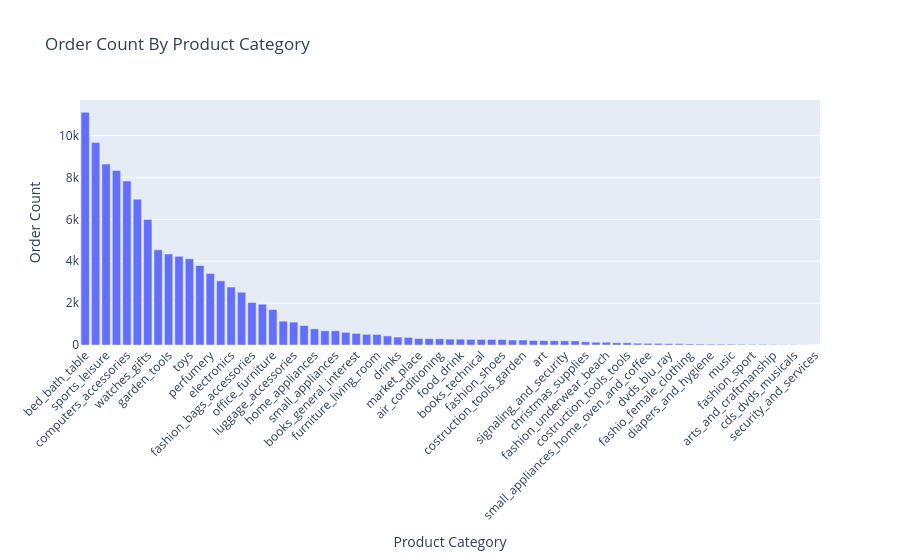

Notebook code for this chart:
### Code cell
import plotly.express as px

fig = px.bar(
    x = products_category_order.index,
    y = products_category_order["order_count"],
    title = "Order Count By Product Category",
    labels = {
        "x": "Product Category",
        "y": "Order Count"
    }
)

fig.update_layout(xaxis_tickangle=-45)

fig.show()

### Figure 1 — Plotly figure (JSON) as saved in the notebook; plotly's stock layout.template omitted (floating-point values rounded to 4 significant figures)
{"data": [{"alignmentgroup": "True", "hovertemplate": "Product Category=%{x}<br>Order Count=%{y}<extra></extra>", "legendgroup": "", "marker": {"color": "#636efa", "pattern": {"shape": ""}}, "name": "", "offsetgroup": "", "orientation": "v", "showlegend": false, "textposition": "auto", "type": "bar", "x": ["bed_bath_table", "health_beauty", "sports_leisure", "furniture_decor", "computers_accessories", "housewares", "watches_gifts", "telephony", "garden_tools", "auto", "toys", "cool_stuff", "perfumery", "baby", "electronics", "stationery", "fashion_bags_accessories", "pet_shop", "office_furniture", "consoles_games", "luggage_accessories", "construction_tools_construction", "home_appliances", "musical_instruments", "small_appliances", "home_construction", "books_general_interest", "food", "furniture_living_room", "home_confort", "drinks", "audio", "market_place", "construction_tools_lights", "air_conditioning", "kitchen_dining_laundry_garden_furniture", "food_drink", "industry_commerce_and_business", "books_technical", "fixed_telephony", "fashion_shoes", "home_appliances_2", "costruction_tools_garden", "agro_industry_and_commerce", "art", "computers", "signaling_and_security", "construction_tools_safety", "christmas_supplies", "fashion_male_clothing", "fashion_underwear_beach", "furniture_bedroom", "costruction_tools_tools", "tablets_printing_image", "small_appliances_home_oven_and_coffee", "cine_photo", "dvds_blu_ray", "books_imported", "fashio_female_clothing", "party_supplies", "diapers_and_hygiene", "furniture_mattress_and_upholstery", "music", "flowers", "fashion_sport", "home_comfort_2", "arts_and_craftmanship", "la_cuisine", "cds_dvds_musicals", "fashion_childrens_clothes", "security_and_services"], "xaxis": "x", "y": [11115, 9670, 8641, 8334, 7827, 6964, 5991, 4545, 4347, 4235, 4117, 3796, 3419, 3064, 2767, 2517, 2031, 1947, 1691, 1137, 1092, 929, 771, 680, 679, 604, 553, 510, 503, 434, 379, 364, 311, 304, 297, 281, 278, 268, 267, 264, 262, 238, 238, 212, 209, 203, 199, 194, 153, 132, 131, 109, 103, 83, 76, 72, 64, 60, 48, 43, 39, 38, 38, 33, 30, 30, 24, 14, 14, 8, 2], "yaxis": "y"}], "layout": {"barmode": "relative", "legend": {"tracegroupgap": 0}, "title": {"text": "Order Count By Product Category"}, "xaxis": {"anchor": "y", "domain": [0, 1], "tickangle": -45, "title": {"text": "Product Category"}}, "yaxis": {"anchor": "x", "domain": [0, 1], "title": {"text": "Order Count"}}}}
